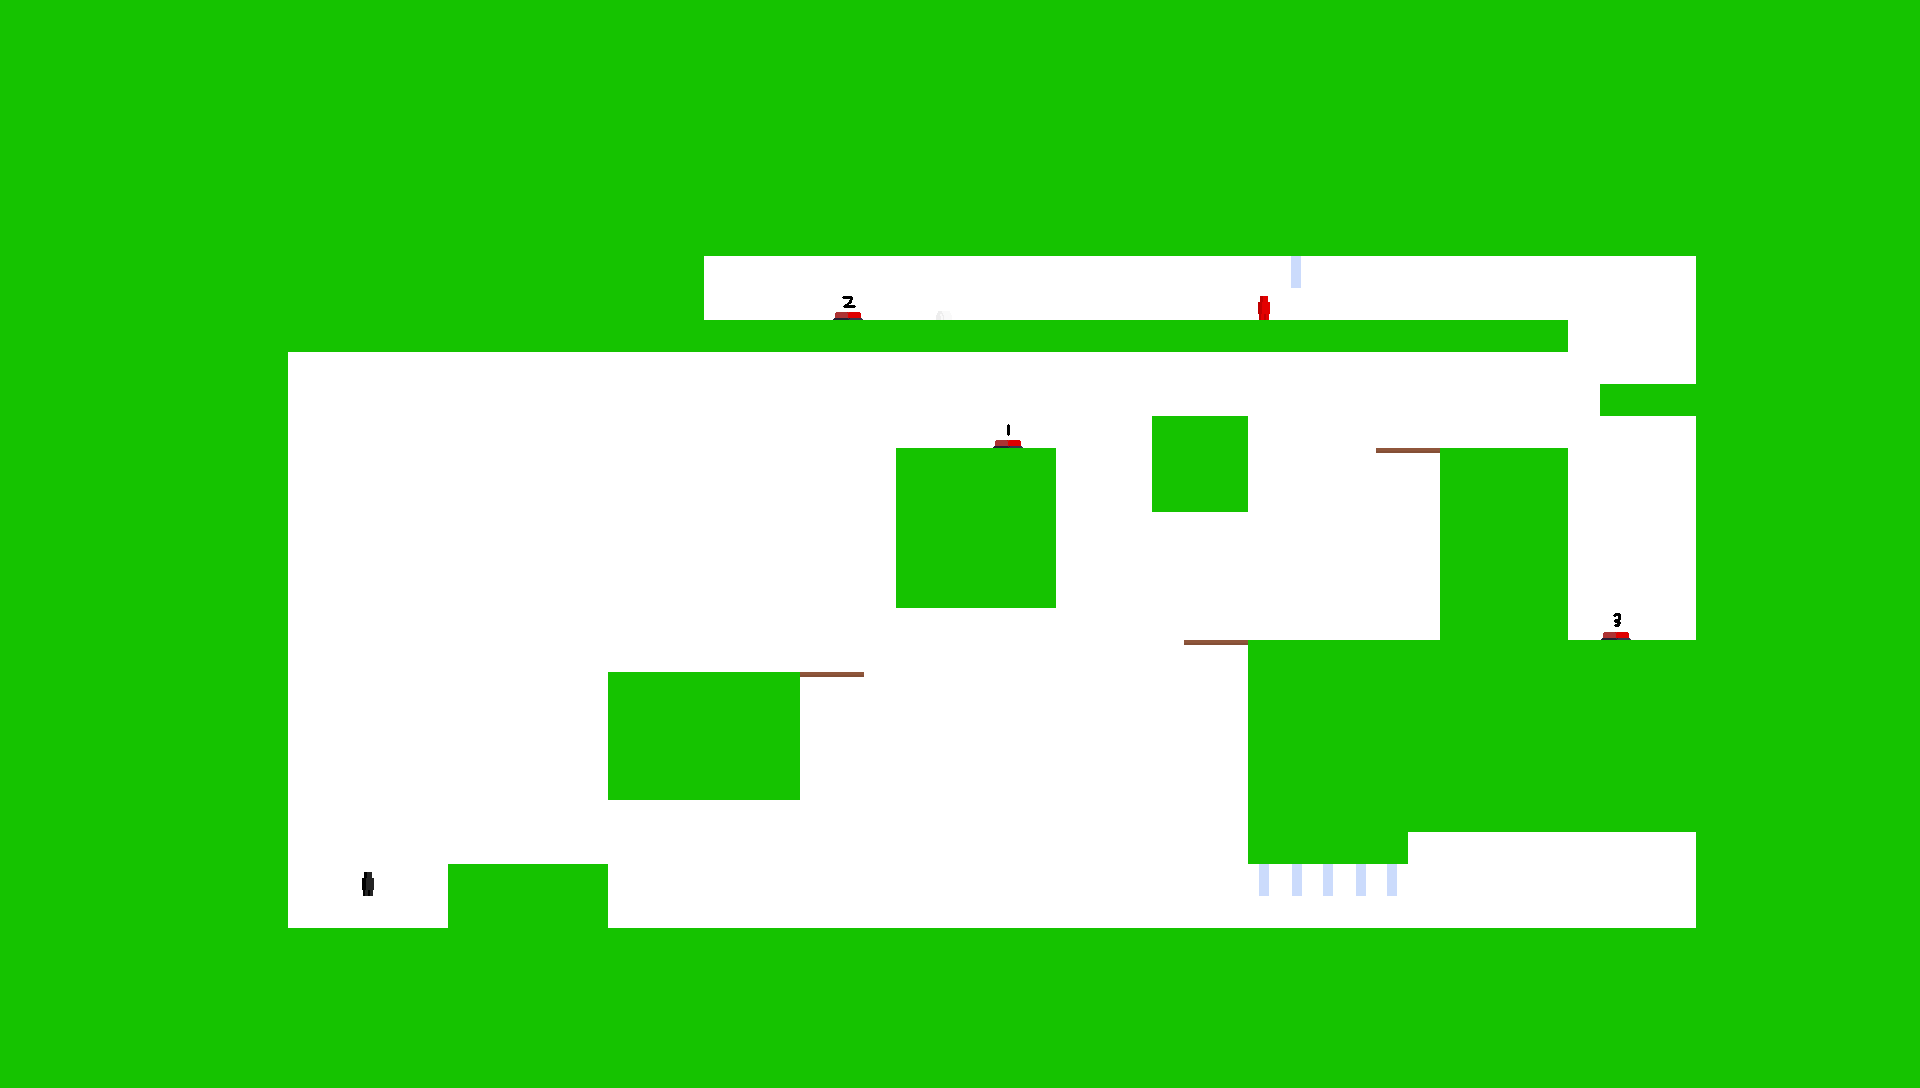

This game map was drawn from its Tiled (.tmx) file and the tilesets committed beside it. A one-line description and the trimmed map source follow:
An orthogonal 60x34 tile map with 32x32 px tiles, 7 tile layers (Tile Layer 1, Goals, Buttons, PushBlocks, ...) and 17 objects.

<map version="1.10" tiledversion="1.10.2" orientation="orthogonal" renderorder="right-down" width="60" height="34" tilewidth="32" tileheight="32" infinite="0" nextlayerid="12" nextobjectid="24">
 <editorsettings>
  <export target="../../build/bin/Levels/Level7.json" format="json" />
 </editorsettings>
 <tileset firstgid="1" name="tilemap" tilewidth="32" tileheight="32" tilecount="4096" columns="64">
  <image source="../Textures/tilemap.png" width="2048" height="2048" />
 </tileset>
 <layer id="1" name="Tile Layer 1" width="60" height="34">
  <data>[2040 cells, 2040 non-empty, 3 distinct tile ids]</data>
 </layer>
 <layer id="5" name="Goals" width="60" height="34">
  <data>[2040 cells, 0 non-empty, 0 distinct tile ids]</data>
 </layer>
 <layer id="6" name="Buttons" width="60" height="34">
  <data>[2040 cells, 3 non-empty, 3 distinct tile ids]</data>
 </layer>
 <layer id="7" name="PushBlocks" width="60" height="34">
  <data>[2040 cells, 1 non-empty, 1 distinct tile ids]</data>
 </layer>
 <layer id="3" name="Player" width="60" height="34">
  <data>[2040 cells, 1 non-empty, 1 distinct tile ids]</data>
 </layer>
 <layer id="4" name="Enemies" width="60" height="34">
  <data>[2040 cells, 1 non-empty, 1 distinct tile ids]</data>
 </layer>
 <layer id="8" name="Doors" width="60" height="34">
  <data>[2040 cells, 6 non-empty, 3 distinct tile ids]</data>
 </layer>
 <objectgroup id="9" name="Walls">
  <object id="10" x="0" y="0" width="1912" height="264" />
  <object id="11" x="1696" y="256" width="224" height="832" />
  <object id="12" x="0" y="928" width="1696" height="160" />
  <object id="13" x="0" y="256" width="288" height="672" />
  <object id="14" x="448" y="864" width="160" height="64" />
  <object id="15" x="288" y="256" width="416" height="96" />
  <object id="16" x="703.333" y="320" width="864.667" height="32" />
  <object id="17" x="1600" y="384" width="96" height="32" />
  <object id="18" x="1440" y="448" width="126.667" height="192" />
  <object id="19" x="608" y="672" width="192" height="128" />
  <object id="20" x="896" y="448" width="160" height="160" />
  <object id="21" x="1152" y="416" width="96" height="96" />
  <object id="22" x="1248" y="640" width="160" height="224" />
  <object id="23" x="1408" y="640" width="288" height="192" />
 </objectgroup>
 <objectgroup id="11" name="SemiWalls">
  <object id="6" x="800" y="672" width="64" height="32" />
  <object id="7" x="1184" y="640" width="64" height="32" />
  <object id="9" x="1376" y="448" width="64" height="32" />
 </objectgroup>
</map>